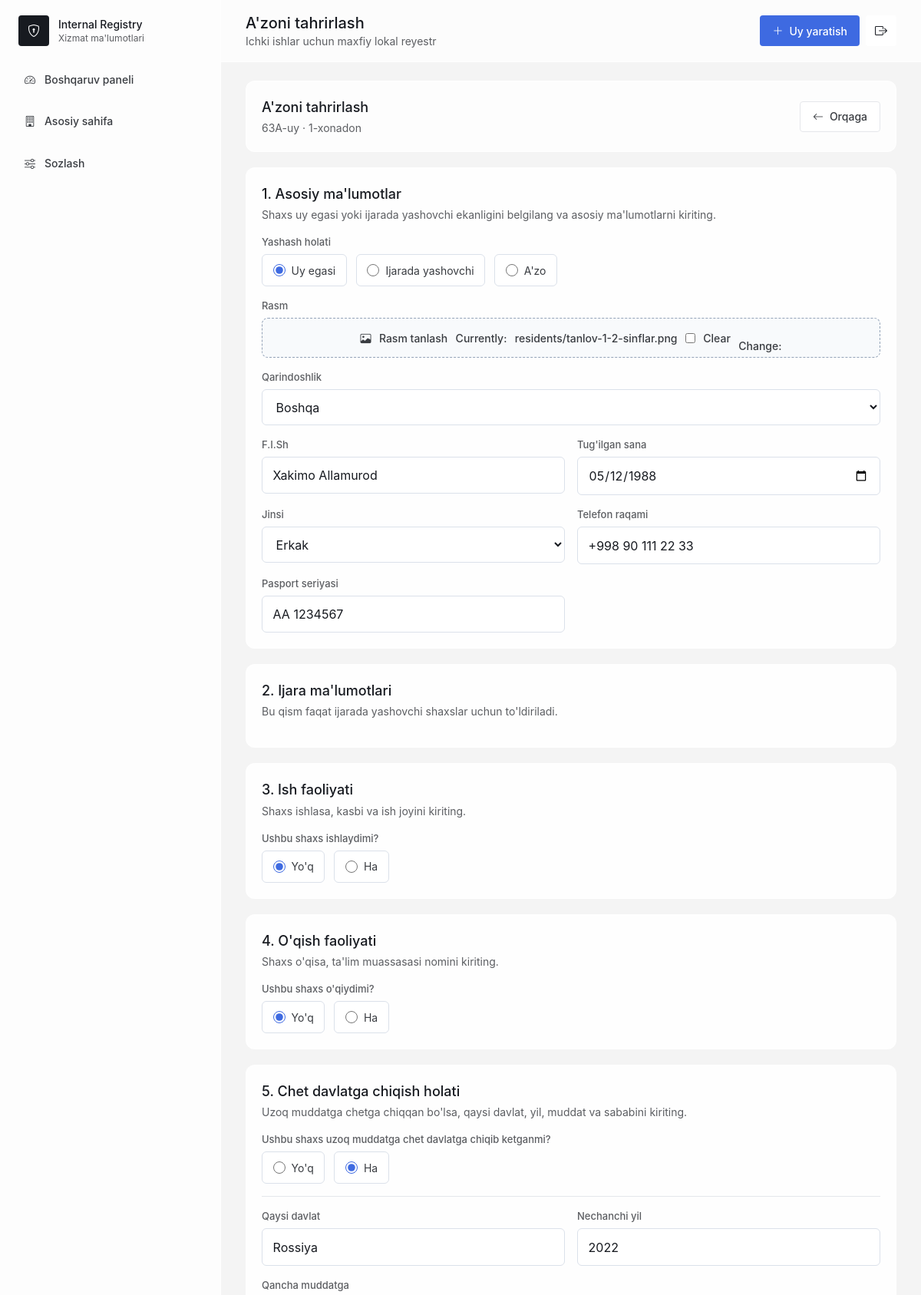
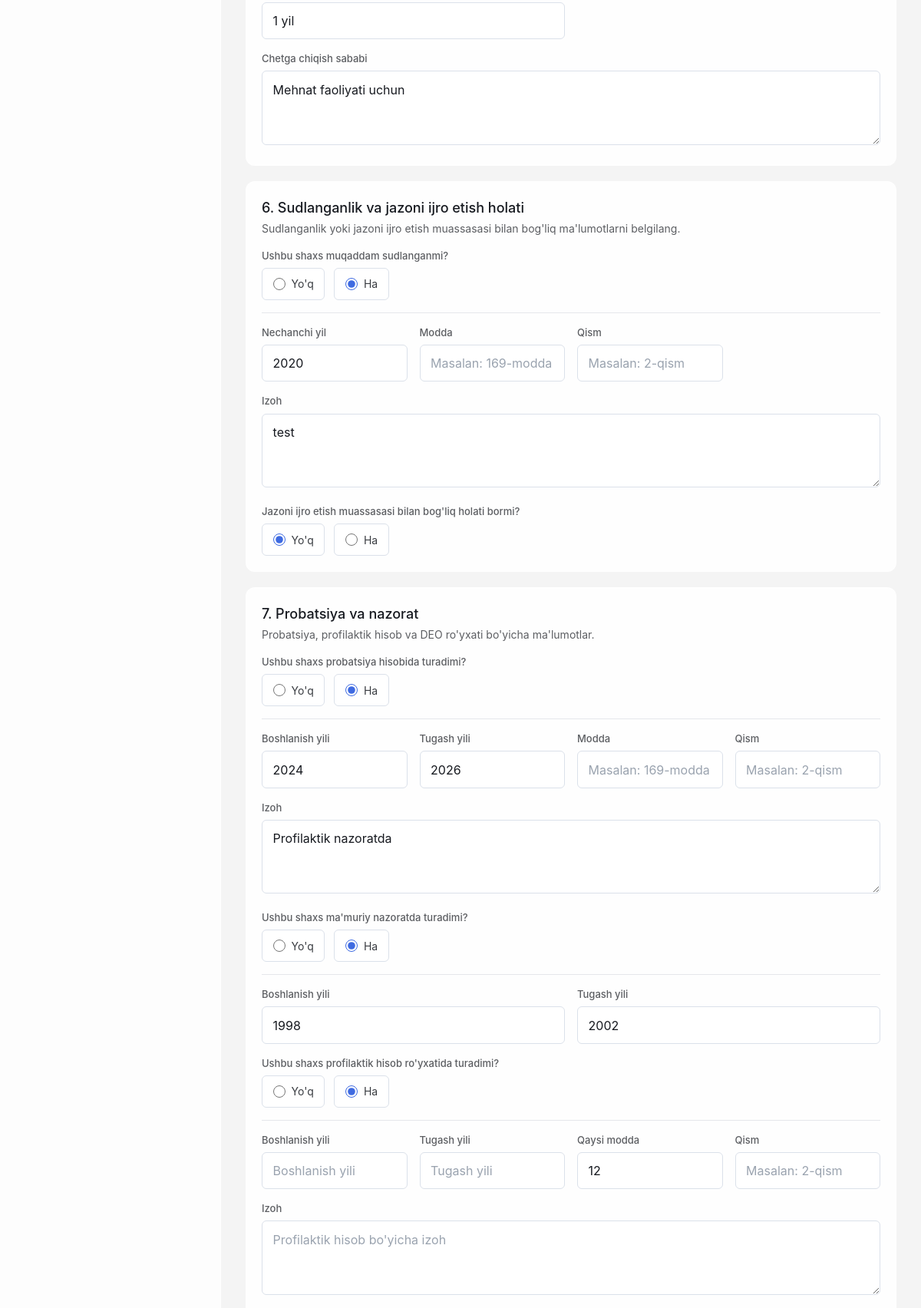
The page /settings/residents/2/edit/ (signed in, upper part) on the database its author committed (2 pictures, top to bottom).
### registry/models.py (models this page shows, shortened)
class Room(models.Model):
    LARGE = "large"
    MEDIUM = "medium"
    SMALL = "small"
    FAMILY_STATUS_CHOICES = [
        (LARGE, "Katta oila"),
        (MEDIUM, "O'rta oila"),
        (SMALL, "Kichik oila"),
    ]
    house = models.ForeignKey(House, related_name="rooms", on_delete=models.CASCADE)
    room_number = models.PositiveIntegerField()
    entrance_number = models.PositiveIntegerField(default=1)
    family_status = models.CharField(max_length=20, choices=FAMILY_STATUS_CHOICES, default=SMALL)
    created_at = models.DateTimeField(auto_now_add=True)
    updated_at = models.DateTimeField(auto_now=True)
    class Meta:
        ordering = ["room_number"]
        constraints = [
            models.UniqueConstraint(fields=["house", "room_number"], name="unique_room_per_house")
        ]

class House(models.Model):
    COLOR_CHOICES = [
        ("blue", "Ko'k"),
        ("green", "Yashil"),
        ("red", "Qizil"),
        ("amber", "Sariq"),
        ("slate", "Kulrang"),
    ]
    house_number = models.CharField(max_length=40)
    street_name = models.CharField(max_length=180)
    room_count = models.PositiveIntegerField()
    entrance_count = models.PositiveIntegerField(default=4)
    apartments_per_entrance = models.PositiveIntegerField(default=10)
    color = models.CharField(max_length=20, choices=COLOR_CHOICES, default="blue")
    entrance_camera = models.BooleanField(default=False)
    yard_camera = models.BooleanField(default=False)
    yard_camera_count = models.PositiveIntegerField(blank=True, null=True)
    entrance_sos_button = models.BooleanField(default=False)
    created_at = models.DateTimeField(auto_now_add=True)
    updated_at = models.DateTimeField(auto_now=True)
    class Meta:
        ordering = ["-created_at"]
        constraints = [
            models.UniqueConstraint(
                fields=["house_number", "street_name"],
                name="unique_house_per_street",
            )
        ]

class Resident(models.Model):
    LIVING_STATUS_CHOICES = [
        ("owner", "Uy egasi"),
        ("tenant", "Ijarada yashovchi"),
        ("member", "A'zo"),
    ]
    RELATIONSHIP_CHOICES = [
        ("self", "O'zi"),
        ("son", "O'g'il"),
        ("daughter", "Qiz"),
        ("mother", "Ona"),
        ("brother", "Akasi"),
        ("sister", "Opasi"),
        ("friend", "Do'sti"),
        ("other", "Boshqa"),
    ]
    GENDER_CHOICES = [("male", "Erkak"), ("female", "Ayol"), ("other", "Boshqa")]
    room = models.ForeignKey(Room, related_name="residents", on_delete=models.CASCADE)
    photo = models.FileField(upload_to="residents/", blank=True, null=True)
    living_status = models.CharField(max_length=20, choices=LIVING_STATUS_CHOICES, default="owner")
    has_rental_contract = models.BooleanField(default=False)
    rental_contract_file = models.FileField(upload_to="resident_documents/", blank=True, null=True)
    has_temporary_registration = models.BooleanField(default=False)
    temporary_registration_file = models.FileField(upload_to="resident_documents/", blank=True, null=True)
    relationship = models.CharField(max_length=30, choices=RELATIONSHIP_CHOICES, default="other")
    fullname = models.CharField(max_length=180)
    phone = models.CharField(max_length=40, blank=True)
    passport = models.CharField(max_length=40, blank=True)
    pinfl = models.CharField(max_length=20, blank=True)
    birth_date = models.DateField(blank=True, null=True)
    gender = models.CharField(max_length=20, choices=GENDER_CHOICES, blank=True)
    is_working = models.BooleanField(default=False)
    occupation = models.CharField(max_length=120, blank=True)
    workplace = models.CharField(max_length=180, blank=True)
    is_studying = models.BooleanField(default=False)
    education = models.CharField(max_length=120, blank=True)
    has_violation = models.BooleanField(default=False)
    violation_description = models.TextField(blank=True)
    violation_date = models.DateField(blank=True, null=True)
    officer_name = models.CharField(max_length=150, blank=True)
    notes = models.TextField(blank=True)
    long_abroad = models.BooleanField(default=False)
    abroad_country = models.CharField(max_length=120, blank=True)
    abroad_year = models.PositiveIntegerField(blank=True, null=True)
    abroad_duration = models.CharField(max_length=120, blank=True)
    abroad_reason = models.TextField(blank=True)
    previously_convicted = models.BooleanField(default=False)
    conviction_year = models.PositiveIntegerField(blank=True, null=True)
    conviction_article = models.CharField(max_length=80, blank=True)
    conviction_part = models.CharField(max_length=80, blank=True)
    conviction_note = models.TextField(blank=True)
    penal_institution = models.BooleanField(default=False)
    penal_institution_location = models.CharField(max_length=180, blank=True)
    penal_institution_note = models.TextField(blank=True)
    probation = models.BooleanField(default=False)
    probation_start_year = models.PositiveIntegerField(blank=True, null=True)
    probation_end_year = models.PositiveIntegerField(blank=True, null=True)
    probation_article = models.CharField(max_length=80, blank=True)
    probation_part = models.CharField(max_length=80, blank=True)
    probation_note = models.TextField(blank=True)
    administrative_supervision = models.BooleanField(default=False)
    administrative_supervision_start_year = models.PositiveIntegerField(blank=True, null=True)
    administrative_supervision_end_year = models.PositiveIntegerField(blank=True, null=True)
    preventive_register = models.BooleanField(default=False)
    preventive_register_start_year = models.PositiveIntegerField(blank=True, null=True)
    preventive_register_end_year = models.PositiveIntegerField(blank=True, null=True)
    preventive_register_date = models.DateField(blank=True, null=True)
    preventive_register_article = models.CharField(max_length=180, blank=True)
    preventive_register_part = models.CharField(max_length=80, blank=True)
    preventive_register_note = models.TextField(blank=True)
    deo_register = models.BooleanField(default=False)
    deo_start_year = models.PositiveIntegerField(blank=True, null=True)
    deo_end_year = models.PositiveIntegerField(blank=True, null=True)
    deo_article = models.CharField(max_length=80, blank=True)
    deo_part = models.CharField(max_length=80, blank=True)
    deo_note = models.TextField(blank=True)
    alcohol_addiction = models.BooleanField(default=False)
    alcohol_addiction_note = models.TextField(blank=True)
    troubled_family = models.BooleanField(default=False)
    troubled_family_note = models.TextField(blank=True)
    mental_health_register = models.BooleanField(default=False)
    disability_register = models.BooleanField(default=False)
    hunting_weapon = models.BooleanField(default=False)
    weapon_count = models.PositiveIntegerField(blank=True, null=True)
    weapon_model = models.CharField(max_length=180, blank=True)
    drug_addiction_register = models.BooleanField(default=False)
    drug_addiction_since = models.CharField(max_length=120, blank=True)
    needs_social_assistance = models.BooleanField(default=False)
    social_assistance_note = models.TextField(blank=True)
    security_panel_connected = models.BooleanField(default=False)
    has_complaints = models.BooleanField(default=False)
    complaint_count = models.PositiveIntegerField(blank=True, null=True)
    complaint_notes = models.JSONField(default=list, blank=True)
    social_conclusion = models.BooleanField(default=False)
    social_conclusion_file = models.FileField(upload_to="resident_documents/", blank=True, null=True)
    social_conclusion_note = models.TextField(blank=True)
    joint_conclusion = models.BooleanField(default=False)
    joint_conclusion_file = models.FileField(upload_to="resident_documents/", blank=True, null=True)
    joint_conclusion_note = models.TextField(blank=True)
    created_at = models.DateTimeField(auto_now_add=True)
    class Meta:
        ordering = ["fullname"]

### registry/views.py (the view)
# urls.py: path("settings/residents/<int:pk>/edit/", login_required(views.resident_edit), name="resident_edit"),
def resident_edit(request, pk):
    resident = get_object_or_404(Resident.objects.select_related("room", "room__house"), pk=pk)
    form = ResidentOwnerForm(request.POST or None, request.FILES or None, instance=resident)
    if request.method == "POST" and form.is_valid():
        resident = form.save(commit=False)
        resident.complaint_notes = [note for note in request.POST.getlist("complaint_notes") if note.strip()]
        resident.save()
        messages.success(request, "A'zo ma'lumotlari yangilandi.")
        return redirect("registry:settings_room_residents", pk=resident.room.pk)
    return render(
        request,
        "registry/resident_form.html",
        {
            "page_title": "A'zoni tahrirlash",
            "room": resident.room,
            "form": form,
            "resident": resident,
            "complaint_notes_json": json.dumps(resident.complaint_notes or []),
        },
    )

### registry/templates/registry/resident_form.html (shortened to what this page needs)
{% extends "registry/base.html" %}
{% block content %}
<section class="panel mb-5">
    <div class="flex flex-col justify-between gap-4 md:flex-row md:items-center">
        <div>
            <h2>{% if resident %}A'zoni tahrirlash{% else %}Uy egasi yoki ijarachini qo'shish{% endif %}</h2>
            <p class="mt-1 text-sm text-[#5C5E62]">{{ room.house.house_number }}-uy · {{ room.room_number }}-xonadon</p>
        </div>
        <a class="btn-secondary" href="{% url 'registry:settings_room_residents' room.pk %}"><i class="bi bi-arrow-left"></i> Orqaga</a>
    </div>
</section>
<form method="post" enctype="multipart/form-data" class="resident-page-form space-y-5">
    <section class="form-section">
        <div class="form-section-title">
            <div>
                <h3>1. Asosiy ma'lumotlar</h3>
                <p>Shaxs uy egasi yoki ijarada yashovchi ekanligini belgilang va asosiy ma'lumotlarni kiriting.</p>
            </div>
        </div>
        <div class="grid gap-4 md:grid-cols-2">
            <label class="md:col-span-2"><span class="label">{{ form.living_status.label }}</span>{{ form.living_status }}</label>
            <label class="md:col-span-2">
                <span class="label">{{ form.photo.label }}</span>
                <span class="file-picker"><i class="bi bi-image"></i><span data-file-name>Rasm tanlash</span>{{ form.photo }}</span>
            </label>
            <label class="md:col-span-2"><span class="label">{{ form.relationship.label }}</span>{{ form.relationship }}</label>
            <label><span class="label">{{ form.fullname.label }}</span>{{ form.fullname }}</label>
            <label><span class="label">{{ form.birth_date.label }}</span>{{ form.birth_date }}</label>
            <label><span class="label">{{ form.gender.label }}</span>{{ form.gender }}</label>
            <label><span class="label">{{ form.phone.label }}</span>{{ form.phone }}</label>
            <label><span class="label">{{ form.passport.label }}</span>{{ form.passport }}</label>
        </div>
    </section>
    <section class="form-section">
        <div class="form-section-title"><div><h3>2. Ijara ma'lumotlari</h3><p>Bu qism faqat ijarada yashovchi shaxslar uchun to'ldiriladi.</p></div></div>
    </section>
    <section class="form-section">
        <div class="form-section-title"><div><h3>3. Ish faoliyati</h3><p>Shaxs ishlasa, kasbi va ish joyini kiriting.</p></div></div>
        <label><span class="label">{{ form.is_working.label }}</span>{{ form.is_working }}</label>
    </section>
    <section class="form-section">
        <div class="form-section-title"><div><h3>4. O'qish faoliyati</h3><p>Shaxs o'qisa, ta'lim muassasasi nomini kiriting.</p></div></div>
        <label><span class="label">{{ form.is_studying.label }}</span>{{ form.is_studying }}</label>
    </section>
    <section class="form-section">
        <div class="form-section-title"><div><h3>5. Chet davlatga chiqish holati</h3><p>Uzoq muddatga chetga chiqqan bo'lsa, qaysi davlat, yil, muddat va sababini kiriting.</p></div></div>
        <label><span class="label">{{ form.long_abroad.label }}</span>{{ form.long_abroad }}</label>
        <div class="conditional-fields grid gap-4 md:grid-cols-2" data-conditional-for="long_abroad">
            <label><span class="label">{{ form.abroad_country.label }}</span>{{ form.abroad_country }}</label>
            <label><span class="label">{{ form.abroad_year.label }}</span>{{ form.abroad_year }}</label>
            <label><span class="label">{{ form.abroad_duration.label }}</span>{{ form.abroad_duration }}</label>
            <label class="md:col-span-2"><span class="label">{{ form.abroad_reason.label }}</span>{{ form.abroad_reason }}</label>
        </div>
    </section>
    <section class="form-section">
        <div class="form-section-title"><div><h3>6. Sudlanganlik va jazoni ijro etish holati</h3><p>Sudlanganlik yoki jazoni ijro etish muassasasi bilan bog'liq ma'lumotlarni belgilang.</p></div></div>
        <label><span class="label">{{ form.previously_convicted.label }}</span>{{ form.previously_convicted }}</label>
        <div class="conditional-fields grid gap-4 md:grid-cols-4" data-conditional-for="previously_convicted">
            <label><span class="label">{{ form.conviction_year.label }}</span>{{ form.conviction_year }}</label>
            <label><span class="label">{{ form.conviction_article.label }}</span>{{ form.conviction_article }}</label>
            <label><span class="label">{{ form.conviction_part.label }}</span>{{ form.conviction_part }}</label>
            <label class="md:col-span-4"><span class="label">{{ form.conviction_note.label }}</span>{{ form.conviction_note }}</label>
        </div>
        <div class="mt-4">
            <label><span class="label">{{ form.penal_institution.label }}</span>{{ form.penal_institution }}</label>
        </div>
    </section>
    <section class="form-section">
        <div class="form-section-title"><div><h3>7. Probatsiya va nazorat</h3><p>Probatsiya, profilaktik hisob va DEO ro'yxati bo'yicha ma'lumotlar.</p></div></div>
        <label><span class="label">{{ form.probation.label }}</span>{{ form.probation }}</label>
        <div class="conditional-fields grid gap-4 md:grid-cols-4" data-conditional-for="probation">
            <label><span class="label">{{ form.probation_start_year.label }}</span>{{ form.probation_start_year }}</label>
            <label><span class="label">{{ form.probation_end_year.label }}</span>{{ form.probation_end_year }}</label>
            <label><span class="label">{{ form.probation_article.label }}</span>{{ form.probation_article }}</label>
            <label><span class="label">{{ form.probation_part.label }}</span>{{ form.probation_part }}</label>
            <label class="md:col-span-4"><span class="label">{{ form.probation_note.label }}</span>{{ form.probation_note }}</label>
        </div>
        <div class="mt-4">
            <label><span class="label">{{ form.administrative_supervision.label }}</span>{{ form.administrative_supervision }}</label>
            <div class="conditional-fields grid gap-4 md:grid-cols-2" data-conditional-for="administrative_supervision">
                <label><span class="label">{{ form.administrative_supervision_start_year.label }}</span>{{ form.administrative_supervision_start_year }}</label>
                <label><span class="label">{{ form.administrative_supervision_end_year.label }}</span>{{ form.administrative_supervision_end_year }}</label>
            </div>
        </div>
        <div class="mt-4">
            <label><span class="label">{{ form.preventive_register.label }}</span>{{ form.preventive_register }}</label>
            <div class="conditional-fields grid gap-4 md:grid-cols-4" data-conditional-for="preventive_register">
                <label><span class="label">{{ form.preventive_register_start_year.label }}</span>{{ form.preventive_register_start_year }}</label>
                <label><span class="label">{{ form.preventive_register_end_year.label }}</span>{{ form.preventive_register_end_year }}</label>
                <label><span class="label">{{ form.preventive_register_article.label }}</span>{{ form.preventive_register_article }}</label>
                <label><span class="label">{{ form.preventive_register_part.label }}</span>{{ form.preventive_register_part }}</label>
                <label class="md:col-span-4"><span class="label">{{ form.preventive_register_note.label }}</span>{{ form.preventive_register_note }}</label>
            </div>
        </div>
    </section>
</form>
{% endblock %}

### rows shown on the page
Room: house.house_number "63A", room_number "1"
Resident: living_status "☑ Yashash holati Uy egasi Ijarad ☐ Ijarada yashovchi ☐ A'zo", relationship "Boshqa", fullname "Xakimo Allamurod", birth_date "05/12/1988", gender "Erkak", phone "+998 90 111 22 33", passport "AA 1234567", is_working "☑ Ushbu shaxs ishlaydimi? Yo'q H ☐ Ha", is_studying "☑ Ushbu shaxs o'qiydimi? Yo'q Ha ☐ Ha", long_abroad "☐ Ushbu shaxs uzoq muddatga chet ☑ Ha", abroad_country "Rossiya", abroad_year "2022", abroad_duration "1 yil", abroad_reason "Mehnat faoliyati uchun", previously_convicted "☐ Ushbu shaxs muqaddam sudlangan ☑ Ha", conviction_year "2020", conviction_note "test", penal_institution "☑ Jazoni ijro etish muassasasi b ☐ Ha", probation "☐ Ushbu shaxs probatsiya hisobid ☑ Ha", probation_start_year "2024", probation_end_year "2026", probation_note "Profilaktik nazoratda", administrative_supervision "☐ Ushbu shaxs ma'muriy nazoratda ☑ Ha", administrative_supervision_start_year "1998", administrative_supervision_end_year "2002", preventive_register "☐ Ushbu shaxs profilaktik hisob ☑ Ha", preventive_register_article "12"

### other values the page prints
{{ page_title|default:"Boshqaruv paneli" }} "A'zoni tahrirlash"
